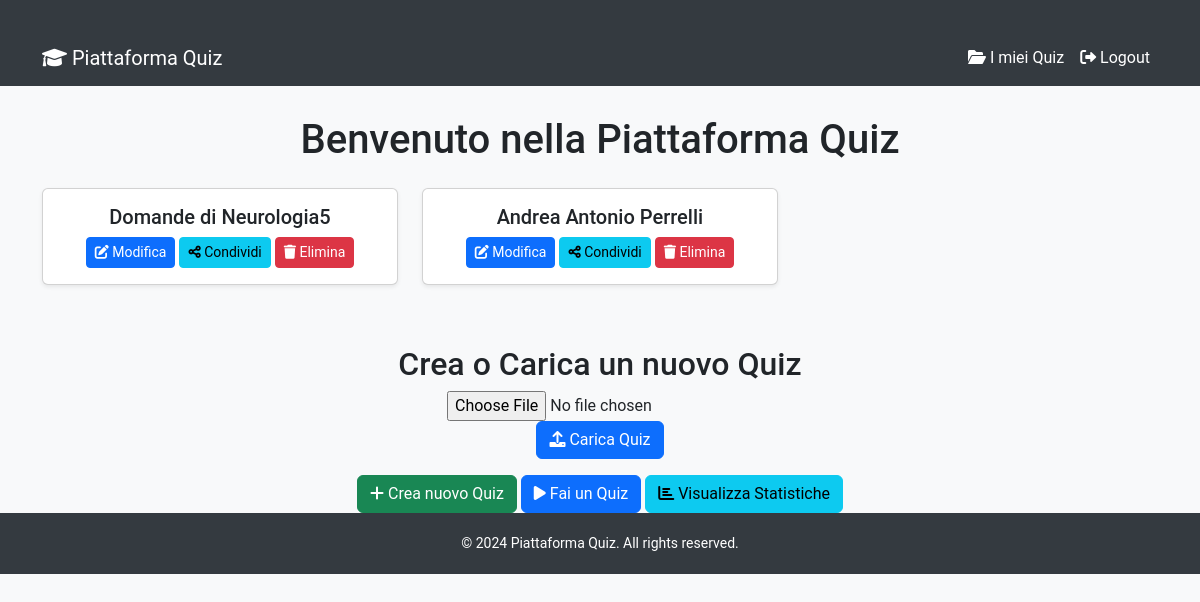
Page / (signed in) on the earlier database version.
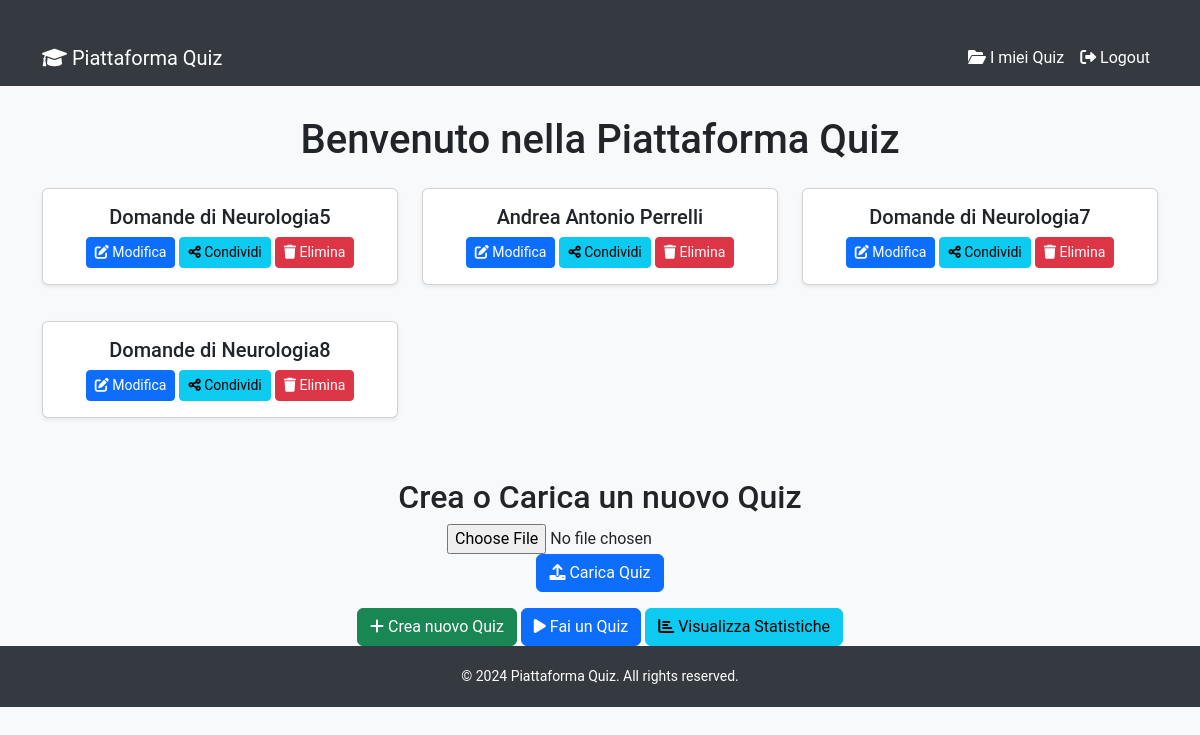
Same page on the later database version.
### tables this page shows
CREATE TABLE quizzes (
                id INTEGER PRIMARY KEY AUTOINCREMENT,
                name TEXT UNIQUE NOT NULL,
                creator_id INTEGER,
                FOREIGN KEY (creator_id) REFERENCES users(id)
            );

### app.py (the view)
@app.route('/')
def index():
    user_quizzes = []
    if 'user_id' in session:
        user_id = session['user_id']
        with get_db_connection() as conn:
            user_quizzes = conn.execute('SELECT * FROM quizzes WHERE creator_id = ?', (user_id,)).fetchall()
    return render_template('index.html', user_quizzes=user_quizzes)

### app.py (called while the page is built)
@contextmanager
def get_db_connection():
    conn = sqlite3.connect('database.db', timeout=10)
    conn.row_factory = sqlite3.Row
    try:
        yield conn
    finally:
        conn.close()

### templates/index.html (shortened to what this page needs)
{% extends 'base.html' %}
{% block content %}
    <h1 class="text-center mb-4">Benvenuto nella Piattaforma Quiz</h1>
    {% if 'user_id' in session %}
        {% if user_quizzes %}
            <div class="row">
                {% for quiz in user_quizzes %}
                    <div class="col-md-4 mb-3">
                        <div class="card shadow-sm">
                            <div class="card-body text-center">
                                <h5 class="card-title">{{ quiz.name }}</h5>
                                <a href="{{ url_for('edit_quiz', quiz_id=quiz.id) }}" class="btn btn-primary btn-sm"><i class="fas fa-edit"></i> Modifica</a>
                                <a href="{{ url_for('share_quiz', quiz_id=quiz.id) }}" class="btn btn-info btn-sm"><i class="fas fa-share-alt"></i> Condividi</a>
                                <a href="{{ url_for('delete_quiz', quiz_id=quiz.id) }}" class="btn btn-danger btn-sm" onclick="return confirm('Sei sicuro di voler eliminare questo quiz?')"><i class="fas fa-trash"></i> Elimina</a>
                            </div>
                        </div>
                    </div>
                {% endfor %}
            </div>
        {% else %}
            <p class="text-center">Non hai ancora creato nessun quiz.</p>
        {% endif %}
        <div class="text-center mt-4">
            <h2>Crea o Carica un nuovo Quiz</h2>
            <form action="{{ url_for('upload_quiz') }}" method="post" enctype="multipart/form-data" class="mb-3">
                <div class="form-group">
                    <input type="file" name="quiz_file" id="quiz_file" class="form-control-file" required>
                </div>
                <button type="submit" class="btn btn-primary"><i class="fas fa-upload"></i> Carica Quiz</button>
            </form>
            <a href="{{ url_for('add_quiz') }}" class="btn btn-success"><i class="fas fa-plus"></i> Crea nuovo Quiz</a>
            <a href="{{ url_for('select_quiz') }}" class="btn btn-primary"><i class="fas fa-play"></i> Fai un Quiz</a>
            <a href="{{ url_for('statistics') }}" class="btn btn-info"><i class="fas fa-chart-bar"></i> Visualizza Statistiche</a>
        </div>
    {% endif %}
{% endblock %}

### templates/base.html (shortened to what this page needs)
<!DOCTYPE html>
<html lang="it">
<head>
    <link href="https://cdn.jsdelivr.net/npm/bootstrap@5.3.0/dist/css/bootstrap.min.css" rel="stylesheet">
    <link rel="stylesheet" href="https://cdnjs.cloudflare.com/ajax/libs/font-awesome/6.0.0/css/all.min.css">
</head>
<body>
    <nav class="navbar navbar-expand-lg navbar-dark">
        <div class="container">
            <a class="navbar-brand" href="{{ url_for('index') }}">
                <i class="fas fa-graduation-cap"></i> Piattaforma Quiz
            </a>
            <div class="collapse navbar-collapse" id="navbarNav">
                <ul class="navbar-nav ms-auto">
                    {% if session['user_id'] %}
                        <li class="nav-item"><a class="nav-link" href="{{ url_for('my_quizzes') }}"><i class="fas fa-folder-open"></i> I miei Quiz</a></li>
                        <li class="nav-item"><a class="nav-link" href="{{ url_for('logout') }}"><i class="fas fa-sign-out-alt"></i> Logout</a></li>
                    {% else %}
                        <li class="nav-item"><a class="nav-link" href="{{ url_for('login') }}"><i class="fas fa-sign-in-alt"></i> Accedi</a></li>
                        <li class="nav-item"><a class="nav-link" href="{{ url_for('register') }}"><i class="fas fa-user-plus"></i> Registrati</a></li>
                    {% endif %}
                </ul>
            </div>
        </div>
    </nav>
    <div class="container">
        {% block content %}{% endblock %}
    </div>
    <footer class="footer">
        <p>&copy; 2024 Piattaforma Quiz. All rights reserved.</p>
    </footer>
</body>
</html>

### templates/base.html (style rules this page uses)
body { font-family: 'Roboto', sans-serif; background-color: #f8f9fa; }
.container { margin-top: 30px; }
.card { margin-bottom: 20px; transition: transform 0.2s ease-in-out; }
.btn { transition: background-color 0.2s ease; }
.navbar, .footer { background-color: #343a40; }
.navbar-brand { color: white; }
.navbar a, .footer a { color: white; }
.footer { padding: 20px; text-align: center; font-size: 14px; }
.footer p { margin: 0; color: white; }

Differences in the rows shown:
added quizzes: name "Domande di Neurologia7"
added quizzes: name "Domande di Neurologia8"
